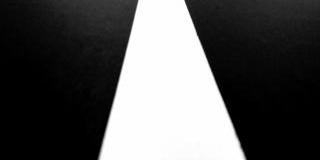
#> input picture sample/images/0.jpg, 320 x 160 px; its folder holds 4 pictures in this run
$ python demo.py   (older library calls are emulated)
#> lines starting #> are read from the running program, lines starting #| are printed output that depends on the picture; after the words box and inside, x2 and y2 are one past the last pixel; in counts of white or black regions, pixels touching at a corner belong together
### image.py
import cv2
import numpy as np
import geo as geom

def process(im, demo=True):
#> called with im = 'sample/images/0.jpg', demo = True
    img = cv2.imread(im)
#> img is the input picture: shape (160, 320, 3); min 0, max 255, mean 83.8
    h, w, chn = img.shape
#> h = 160; w = 320; chn = 3
    imgray = cv2.cvtColor(img, cv2.COLOR_BGR2GRAY)
    ret, thresh = cv2.threshold(imgray, 127, 255, 0)
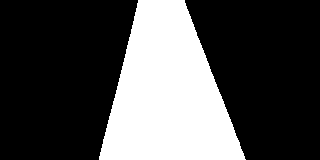
#> thresh: shape (160, 320); 30.1% white; 1 white region
    im2, contours, hierarchy = cv2.findContours(
        thresh, cv2.RETR_CCOMP, cv2.CHAIN_APPROX_SIMPLE)
#> contours = 1 contour; box (x1, y1, x2, y2) and area: (99, 0, 246, 160) 15158
    print(len(contours))
#| 1
    cv2.drawContours(img, contours, 0, (0, 0, 255), 1)
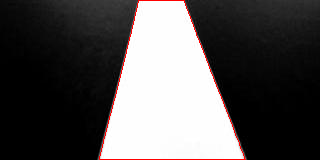
#> img: shape (160, 320, 3); 1% of pixels changed, all inside (x1, y1, x2, y2) = (99, 0, 246, 160)
    cv2.imshow('', img)
    cv2.waitKey(0)
    cv2.destroyAllWindows()


### demo.py
import image

for x in range(0, 10):
    image.process("sample/images/{}.jpg".format(x))
#> pass 2 of the loop `for x in range(0, 10):`:
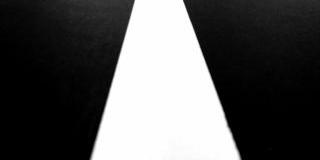
#> input picture sample/images/1.jpg, 320 x 160 px
#> in process, img is the input picture: shape (160, 320, 3); min 0, max 255, mean 85.1
#> in process (call 2), `ret, thresh = cv2.threshold(imgray, 127, 255, 0)`:
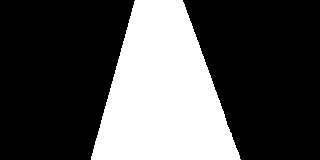
#> thresh: shape (160, 320); 31% white; 1 white region
#> contours = 1 contour; box (x1, y1, x2, y2) and area: (91, 0, 241, 160) 15634
#| 1
#> in process (call 2), `cv2.drawContours(img, contours, 0, (0, 0, 255), 1)`:
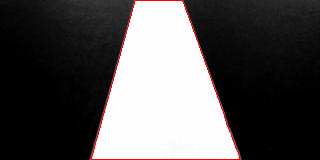
#> img: shape (160, 320, 3); 1% of pixels changed, all inside (x1, y1, x2, y2) = (91, 0, 241, 160)
#> pass 3 of the loop `for x in range(0, 10):`:
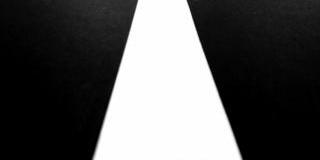
#> input picture sample/images/2.jpg, 320 x 160 px
#> in process, img is the input picture: shape (160, 320, 3); min 0, max 255, mean 84.2
#> in process (call 3), `ret, thresh = cv2.threshold(imgray, 127, 255, 0)`:
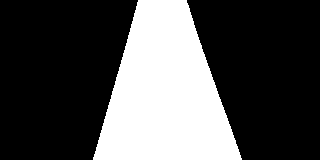
#> thresh: shape (160, 320); 30.7% white; 1 white region
#> contours = 1 contour; box (x1, y1, x2, y2) and area: (93, 0, 242, 160) 15458
#| 1
#> in process (call 3), `cv2.drawContours(img, contours, 0, (0, 0, 255), 1)`:
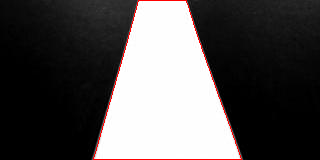
#> img: shape (160, 320, 3); 1% of pixels changed, all inside (x1, y1, x2, y2) = (93, 0, 242, 160)
#> (the run stopped early here; a loop or call above may not have finished)
